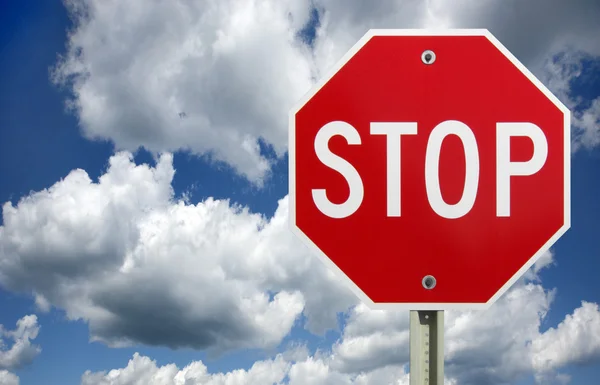
#> input picture src/object_detection/artifacts/stop.jpeg, 600 x 385 px
$ python -i frame_processing.py   (imports and definitions only)
#> lines starting #> are read from the running program, lines starting #| are printed output that depends on the picture; after the words box and inside, x2 and y2 are one past the last pixel; in counts of white or black regions, pixels touching at a corner belong together
### src/opencv_auto/utility.py
"""
    Utility functions for this module
"""
import math
import cv2
import numpy as np


def show_image(title, frame):
    """
    Show image in a window
    """
    # cv2.imshow(title, frame)


def length_of_line_segment(line):
    """
    Calculate the length of a line segment
    """
    x1, y1, x2, y2 = line
    return math.sqrt((x2 - x1) ** 2 + (y2 - y1) ** 2)


def make_points(frame, line):
    """
    Convert line segments into points that can be used with cv2.line
    """
    height, width, _ = frame.shape
    slope, intercept = line
    y1 = height  # bottom of the frame
    y2 = int(y1 * 1 / 2)

    x1 = max(-width, min(2 * width, int((y1 - intercept) / slope)))
    x2 = max(-width, min(2 * width, int((y2 - intercept) / slope)))
    return [[x1, y1, x2, y2]]


def display_lines(frame, lines, line_color=(0, 255, 0), line_width=10):
    """
    Display lines on a black background
    """
    line_image = np.zeros_like(frame)
    if lines is not None:
        for line in lines:
            for x1, y1, x2, y2 in line:
                cv2.line(line_image, (x1, y1), (x2, y2), line_color, line_width)
    line_image = cv2.addWeighted(frame, 0.8, line_image, 1, 1)
    return line_image


# [22 lines left out: function display_heading_line, not called in this run]

### src/opencv_auto/frame_processing.py
"""
This module contains functions for processing a frame
"""

import logging
import cv2
import numpy as np

from src.opencv_auto.utility import (
    show_image,
    length_of_line_segment,
    make_points,
    display_lines,
)

logger = logging.getLogger(__name__)


def detect_edges(frame):
    """
    Detect edges using Canny Edge Detection algorithm
    """

    # filter for blue lane lines
    hsv = cv2.cvtColor(frame, cv2.COLOR_BGR2HSV)
    show_image("hsv", hsv)

    # mask the image to isolate only blue colors
    lower_blue = np.array([60, 40, 40])
    upper_blue = np.array([150, 190, 190])
    mask = cv2.inRange(hsv, lower_blue, upper_blue)
    show_image("blue mask", mask)

    # detect edges
    edges = cv2.Canny(mask, 200, 400)

    return edges


def region_of_interest(canny):
    """
    Focus on a region of interest
    """
    height, width = canny.shape
    mask = np.zeros_like(canny)

    # only focus bottom half of the screen
    polygon = np.array(
        [
            [
                (0, height * 1 / 2),
                (width, height * 1 / 2),
                (width, height),
                (0, height),
            ]
        ],
        np.int32,
    )

    # fill the polygon with white
    cv2.fillPoly(mask, polygon, 255)
    show_image("mask", mask)

    # mask area of interest
    masked_image = cv2.bitwise_and(canny, mask)

    return masked_image


def detect_line_segments(masked_image):
    """
    Detect line segments using Probabilistic Hough Transform
    """
    precision = 1  # precision in pixel
    angle = np.pi / 180  # degree in radian
    min_threshold = 20  # minimal of votes #was 10

    # detect line segments
    line_segments = cv2.HoughLinesP(
        masked_image,
        precision,
        angle,
        min_threshold,
        np.array([]),
        minLineLength=8,
        maxLineGap=4,
    )

    if line_segments is not None:
        for line_segment in line_segments:
            logger.debug("detected line_segment:")
            logger.debug(
                f"{line_segment} of length {length_of_line_segment(line_segment[0])}"
            )

    return line_segments


def average_slope_intercept(frame, line_segments):
    """
    This function combines line segments into one or two lane lines
    If all line slopes are < 0: then we only have detected left lane
    If all line slopes are > 0: then we only have detected right lane
    """
    lane_lines = []
    if line_segments is None:
        logger.info("No line_segment segments detected")
        return lane_lines

    _, width, _ = frame.shape
    left_fit = []
    right_fit = []

    boundary = 1 / 3
    left_region_boundary = width * (1 - boundary)
    right_region_boundary = width * boundary

    for line_segment in line_segments:
        for x1, y1, x2, y2 in line_segment:
            if x1 == x2:
                # logger.info(
                #     f"skipping vertical line segment (slope=inf): {line_segment}"
                # )
                continue
            fit = np.polyfit((x1, x2), (y1, y2), 1)
            slope = fit[0]
            intercept = fit[1]
            if slope < 0:
                if x1 < left_region_boundary and x2 < left_region_boundary:
                    left_fit.append((slope, intercept))
            else:
                if x1 > right_region_boundary and x2 > right_region_boundary:
                    right_fit.append((slope, intercept))

    left_fit_average = np.average(left_fit, axis=0)
    if len(left_fit) > 0:
        lane_lines.append(make_points(frame, left_fit_average))

    right_fit_average = np.average(right_fit, axis=0)
    if len(right_fit) > 0:
        lane_lines.append(make_points(frame, right_fit_average))

    logger.debug(f"lane lines: {lane_lines}")

    return lane_lines


def detect_lane(frame, show_image_windows=False):
    """
    Detect lane lines in a frame
    """
    logger.debug("detecting lane lines...")

    edges = detect_edges(frame)
    if show_image_windows:
        show_image("edges", edges)

    cropped_edges = region_of_interest(edges)
    if show_image_windows:
        show_image("edges cropped", cropped_edges)

    line_segments = detect_line_segments(cropped_edges)
    line_segment_image = display_lines(frame, line_segments)
    if show_image_windows:
        show_image("line segments", line_segment_image)

    lane_lines = average_slope_intercept(frame, line_segments)
    lane_lines_image = display_lines(frame, lane_lines)
    if show_image_windows:
        show_image("lane lines", lane_lines_image)

    return lane_lines, lane_lines_image

>>> import cv2
>>> picture = cv2.imread('../object_detection/artifacts/stop.jpeg')
#> picture is the input picture: shape (385, 600, 3); mean B, G, R 145.2, 129, 154.5
>>> result = detect_lane(picture)
#> in detect_edges, `hsv = cv2.cvtColor(frame, cv2.COLOR_BGR2HSV)`: hsv: shape (385, 600, 3); mean H, S, V 115.4, 97.2, 181.2
#> in detect_edges, `mask = cv2.inRange(hsv, lower_blue, upper_blue)`:
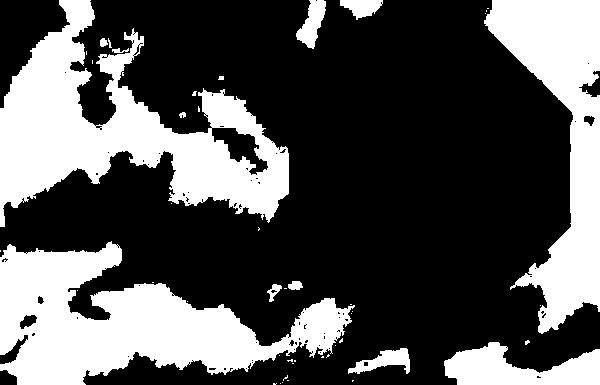
#> mask: shape (385, 600); 33% white; 47 white regions (34 under 20 px), largest, box (x1, y1, x2, y2) and area: (0, 0, 289, 227) 26901, (0, 241, 355, 385) 25162, (484, 0, 600, 334) 17283
#> in detect_edges, `edges = cv2.Canny(mask, 200, 400)`:
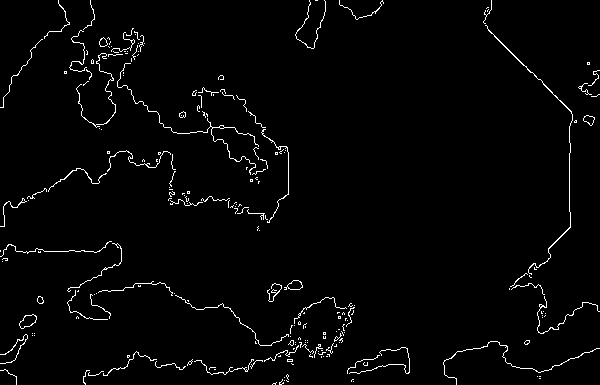
#> edges: shape (385, 600); 2.2% white in thin lines or dots
#> in region_of_interest, `cv2.fillPoly(mask, polygon, 255)`:
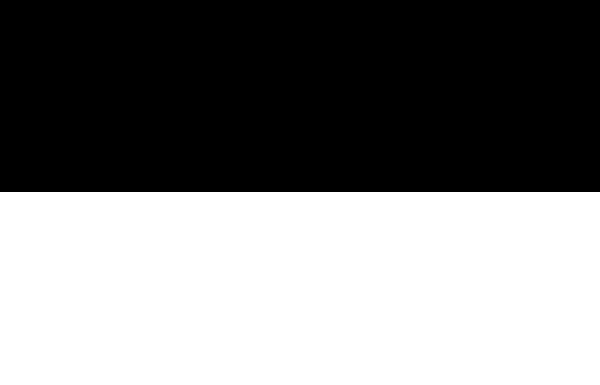
#> mask: shape (385, 600); 50.1% white; 1 black region, box (x1, y1, x2, y2) and area: (0, 0, 600, 192) 115200
#> in region_of_interest, `masked_image = cv2.bitwise_and(canny, mask)`:
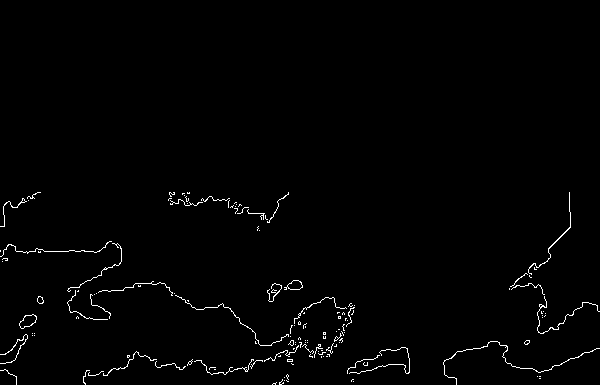
#> masked_image: shape (385, 600); 1.2% white in thin lines or dots, all inside (x1, y1, x2, y2) = (0, 192, 600, 385)
#> in detect_line_segments, `line_segments = cv2.HoughLinesP( masked_image, precision, angle, min_t..`: line_segments = 91 rows, first 6: [75, 251, 99, 251], [388, 364, 403, 364], [113, 368, 125, 367], [334, 340, 342, 338], [223, 373, 242, 367], [548, 249, 570, 226]
#> the loop in detect_line_segments, `for line_segment in line_segments:` made 91 passes
#> (x1 in length_of_line_segment, y1 in length_of_line_segment, x2 in length_of_line_segment, y2 in length_of_line_segment) on passes 1 to 12: (75, 251, 99, 251), (388, 364, 403, 364), (113, 368, 125, 367), (334, 340, 342, 338), (223, 373, 242, 367), (548, 249, 570, 226), (457, 351, 483, 347), (211, 374, 221, 372), (520, 368, 532, 368), (172, 293, 181, 297), (90, 375, 99, 373), (161, 283, 169, 287)
#> the loop in display_lines, `for line in lines:` made 91 passes
#> in display_lines, `line_image = cv2.addWeighted(frame, 0.8, line_image, 1, 1)`:
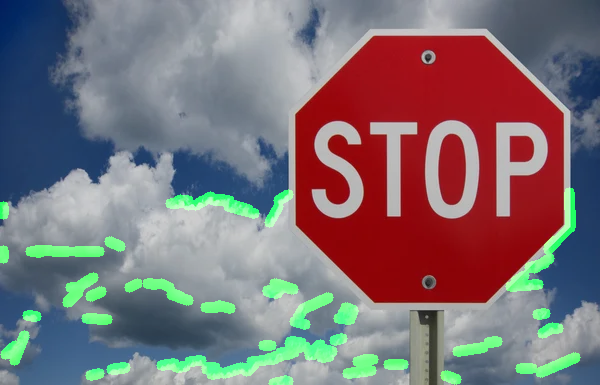
#> line_image: shape (385, 600, 3); mean B, G, R 117.2, 112.6, 124.6
#> the loop in average_slope_intercept, `for line_segment in line_segments:` made 91 passes
#> after the loop in average_slope_intercept, `for line_segment in line_segments:`: left_fit = 43 pairs, first value -2.5 to -4.69e-16, second value 200 to 813; right_fit = 20 items, first 6: (0.269, 144.6), (0.364, 237.9), (2.52e-15, 307), (0.375, 177.6), (0.2, 237.6), (0.316, 196.5)
#> in average_slope_intercept, `left_fit_average = np.average(left_fit, axis=0)`: left_fit_average = [-0.388, 397.6]
#> in make_points, `slope, intercept = line`: slope = -0.388; intercept = 397.6
#> in make_points, `x1 = max(-width, min(2 * width, int((y1 - intercept) / slope)))`: x1 = 32
#> in make_points, `x2 = max(-width, min(2 * width, int((y2 - intercept) / slope)))`: x2 = 530
#> in average_slope_intercept, `right_fit_average = np.average(right_fit, axis=0)`: right_fit_average = [1.93, -755.9]
#> in detect_lane, `lane_lines = average_slope_intercept(frame, line_segments)`: lane_lines = [[[32, 385, 530, 192]], [[590, 385, 490, 192]]]
#> call 2 of display_lines, with line_color = (0, 255, 0), line_width = 10
#> the loop in display_lines (call 2), `for line in lines:` made 2 passes
#> after the loop in display_lines (call 2), `for line in lines:`:
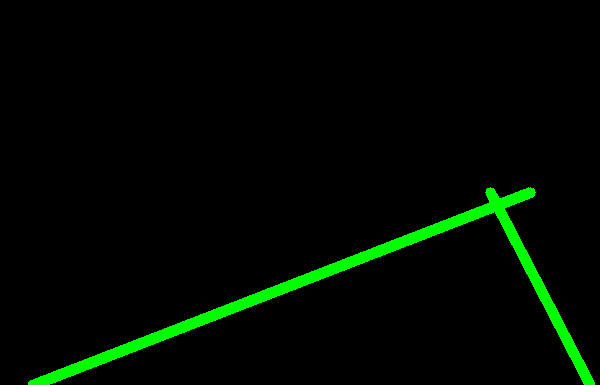
#> line_image: shape (385, 600, 3); mean B, G, R 0, 9, 0
#> in display_lines (call 2), `line_image = cv2.addWeighted(frame, 0.8, line_image, 1, 1)`:
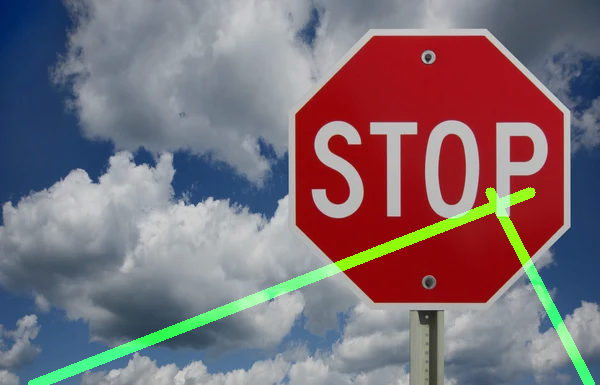
#> line_image: shape (385, 600, 3); mean B, G, R 117.2, 110.2, 124.6
